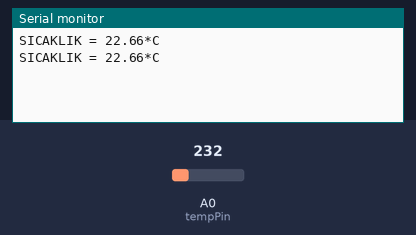
This sketch was run on a simulated Arduino Uno, built with avr-gcc and run on an emulated ATmega328P. Shown: the last lines printed to the serial monitor. The inputs (shaded band) are chosen by the test bench; at power-on: A0 (tempPin) = 232.

Above: at 1.8 s.
1.9 s: A0 (tempPin) set to 250
At 2.4 s:
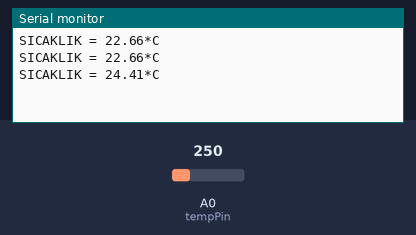
3.4 s: A0 (tempPin) set to 266
At 4.8 s:
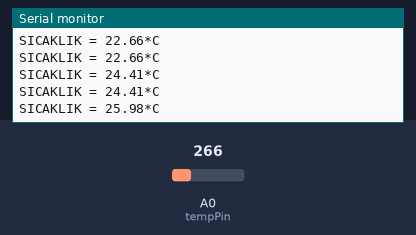
Timing chart, 0 to 6.4 s (numbered marks = the images above; inputs shaded):
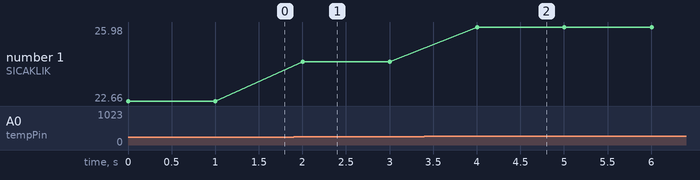

The sketch:

Bolum10LM35Hassas.ino
```cpp
int val;
int tempPin = A0;

void setup()
{
Serial.begin(9600);
analogReference(INTERNAL);
}
void loop()
{
val = analogRead(tempPin);
float mv = ( val/1024.0)*1000;
float cel = mv/10;
float farh = (cel*9)/5 + 32;

Serial.print("SICAKLIK = ");
Serial.print(cel);
Serial.print("*C");
Serial.println();
delay(1000);
}
```

Measured:
- after the input at 1.9 s, the serial monitor: prints a new line after 0.10 s (image 1)
- after the input at 3.4 s, the serial monitor: prints a new line after 0.60 s (image 2)
- plotted number 1: 22.66 → 24.41 after the input at 1.9 s, 24.41 → 25.98 after the input at 3.4 s
